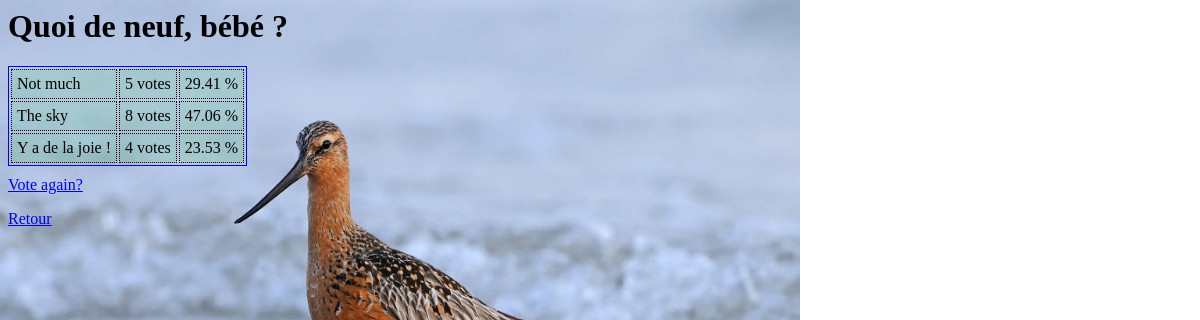
/polls/1/results/, run on an earlier commit of the app's database.
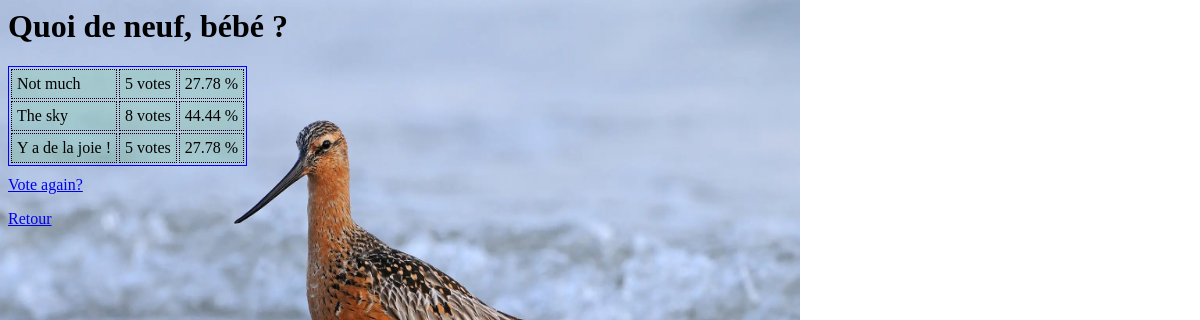
And on a later commit of the database.
### polls/models.py (models this page shows, shortened)
class Question(models.Model):
    question_text = models.CharField(max_length=200)
    tot_votes = models.IntegerField(default=0)
    pub_date = models.DateTimeField("date published")

class Choice(models.Model):
    question = models.ForeignKey(Question, on_delete=models.CASCADE)
    choice_text = models.CharField(max_length=200)
    votes = models.IntegerField(default=0)

### polls/views.py (the view)
# urls.py: path("<int:pk>/results/", views.ResultsView.as_view(), name="results"),
class ResultsView(generic.DetailView):
    model = Question
    template_name = "polls/results.html"

### polls/templatetags/les_filtres_jk.py (called while the page is built)
@register.filter(name="diviser")
def diviser(value, arg):
    try:
        a =  str(round((int(value) / int(arg)) *100,2))
        return a
    except (ValueError, ZeroDivisionError):
        return None

### polls/templates/polls/results.html (shortened to what this page needs)
{% include "polls/jack.html" %}
{% load les_filtres_jk %}
<h1>{{ question.question_text }}</h1>
<table class="jktable">
{% for choice in question.choice_set.all %}
    <tr><td>{{ choice.choice_text }} </td><td> {{ choice.votes }} vote{{ choice.votes|pluralize }}</td><td>{{ choice.votes|diviser:question.tot_votes }} %</td></tr>
    {% endfor %}
</table>
<a href="{% url 'polls:detail' question.id %}">Vote again?</a>
<a href="{% url 'polls:index' %}">Retour</a>

### polls/templates/polls/jack.html (shortened to what this page needs)
{% load static %}
<link rel="stylesheet" href="{% static 'polls/style_polls.css' %}">

What changed in the data, as far as the page shows it:
changed through a linked row, Choice "Not much": votes|diviser "29.41" → "27.78"
changed through a linked row, Choice "The sky": votes|diviser "47.06" → "44.44"
changed Choice "Y a de la joie !": votes "4" → "5"; votes|diviser "23.53" → "27.78"
